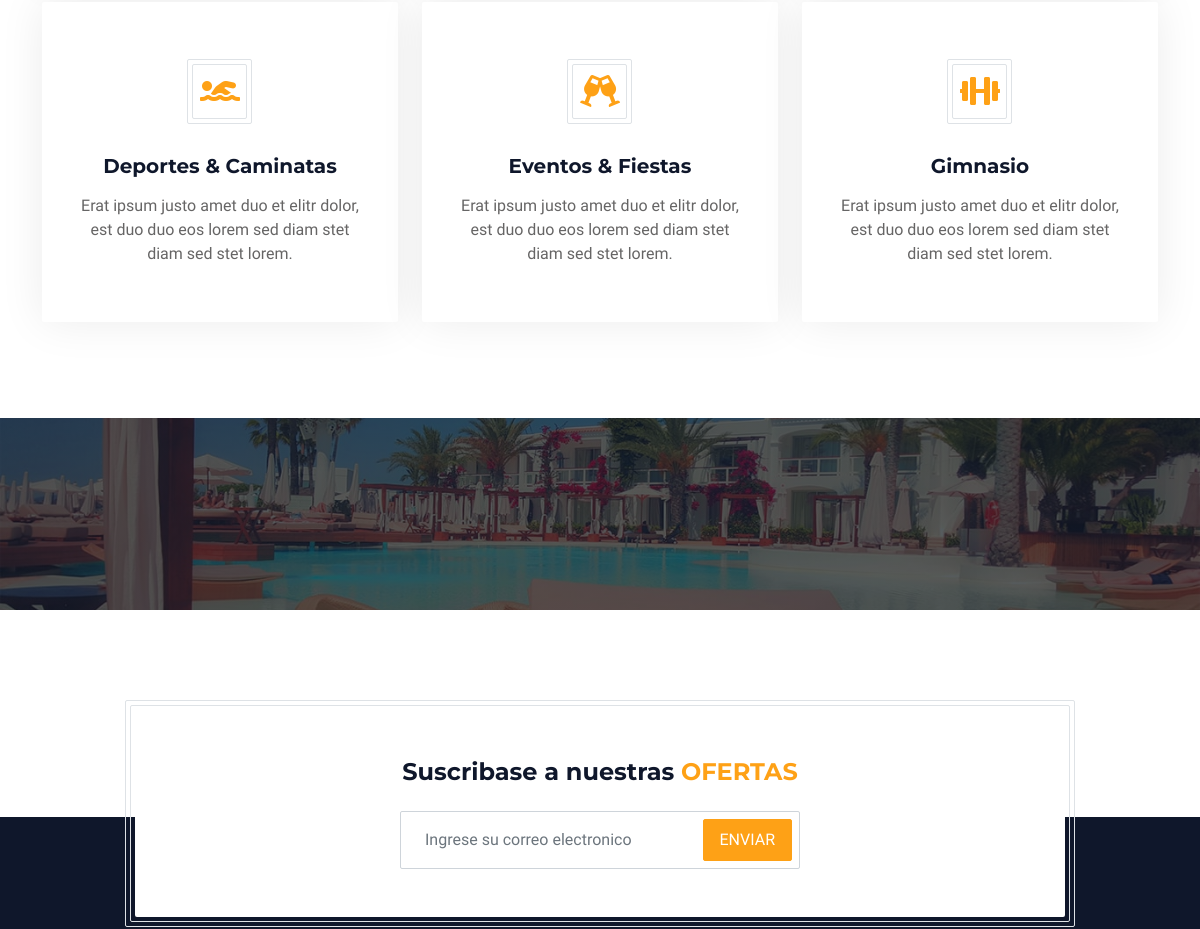
/ (middle part), run on an earlier commit of the app's database.
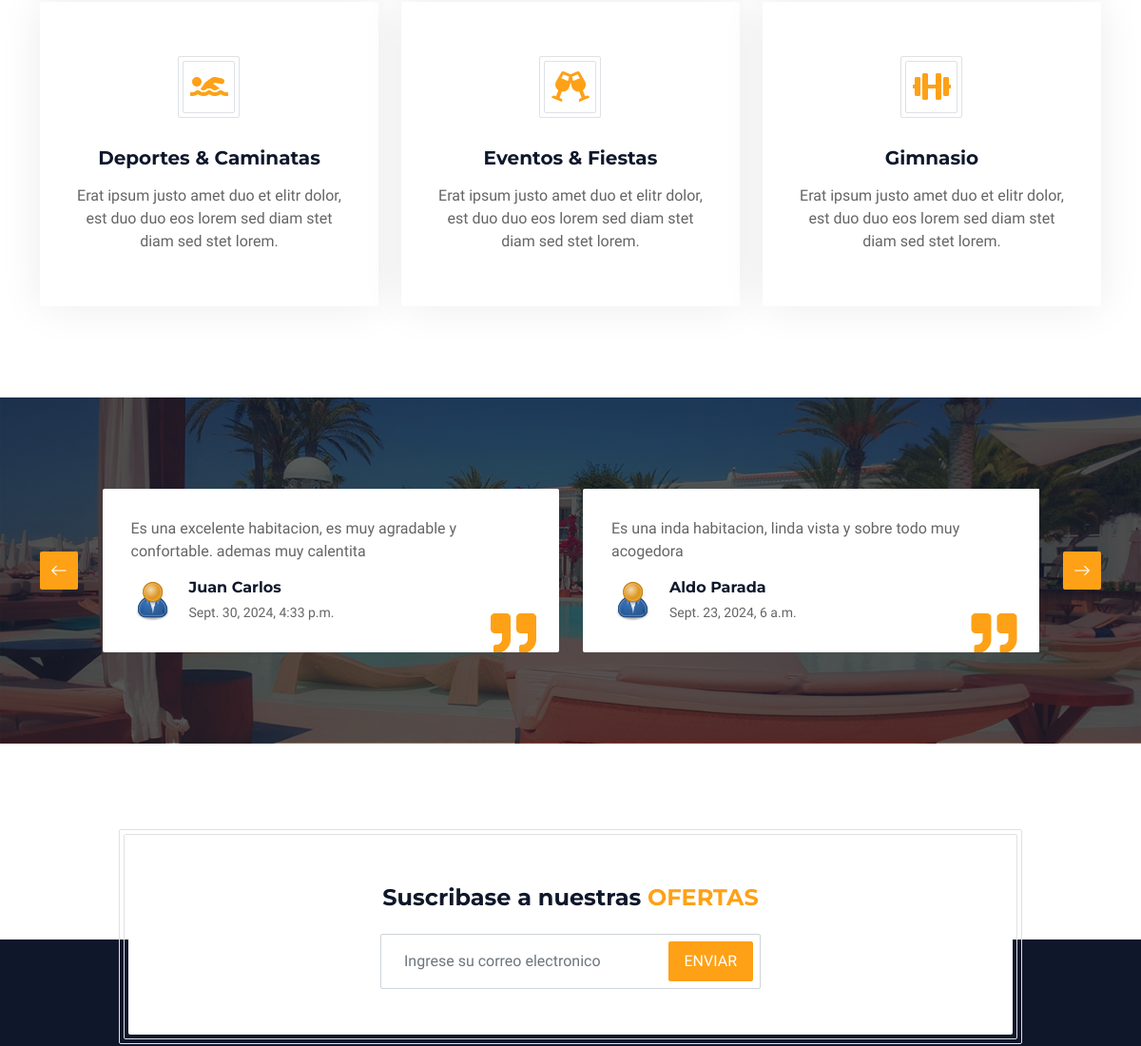
And on a later commit of the database.
### web/models.py (models this page shows)
class Comentario(models.Model):
    id_comen = models.AutoField(primary_key=True)
    id_h = models.ForeignKey(Habitacion, models.DO_NOTHING, db_column='id_h' )
    fecha_creacion = models.DateTimeField()
    nombre=models.CharField(max_length=45 )
    correo = models.CharField(max_length=120 )
    comentario = models.CharField(max_length=220 )
    class Meta:
        db_table = 'comentario'

### web/views.py (the view)
# urls.py: path('', inicio,name='INICIO'),
def inicio(request):
    request.session["datos"]=""
    x={}
    comentarios=Comentario.objects.all()
    mensaje={'comentarios':comentarios}
    return render(request,"index.html",mensaje)

### web/templates/index.html (shortened to what the changed rows need)
{% extends "base.html" %}
{% load static %}
{% block contenido %}
        <div class="container-xxl testimonial mt-5 py-5 bg-dark wow zoomIn" data-wow-delay="0.1s" style="margin-bottom: 90px;">
            <div class="container">
                <div class="owl-carousel testimonial-carousel py-5">
                    {% for com in comentarios %}
                    <div class="testimonial-item position-relative bg-white rounded overflow-hidden">
                        <p> {{com.comentario}} </p>
                        <div class="d-flex align-items-center">
                            <img class="img-fluid flex-shrink-0 rounded" src="{% static 'img/user.png' %}" style="width: 45px; height: 45px;">
                            <div class="ps-3">
                                <h6 class="fw-bold mb-1">{{com.nombre}}</h6>
                                <small> {{com.fecha_creacion}}</small>
                            </div>
                        </div>
                        <i class="fa fa-quote-right fa-3x text-primary position-absolute end-0 bottom-0 me-4 mb-n1"></i>
                    </div>
                    {% endfor %}
                </div>
            </div>
        </div>
{% endblock contenido %}

What changed in the data, as far as the page shows it:
added Comentario: comentario "Es una excelente habitacion, es muy agradable y confortable. ademas muy calentita", nombre "Juan Carlos", fecha_creacion "Sept. 30, 2024, 4:33 p.m."
added Comentario: comentario "Es una inda habitacion, linda vista y sobre todo muy acogedora", nombre "Aldo Parada", fecha_creacion "Sept. 23, 2024, 6 a.m."
